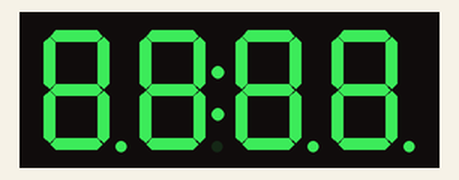
The sketch below on a simulated Arduino Uno, built with avr-gcc and run on an emulated ATmega328P. Parts: 4-digit seven-segment display. At 23.7 s the program stops and its outputs stay as they are.

Above: at 0.1 s.
At 9.1 s:
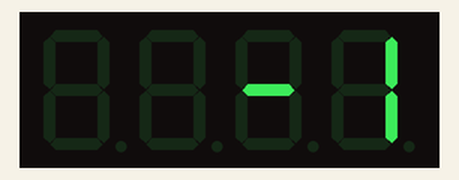
At 11.2 s:
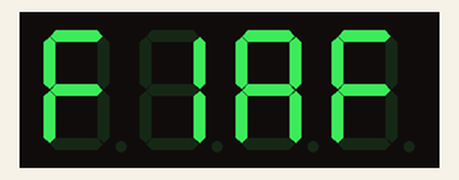
At 11.7 s:
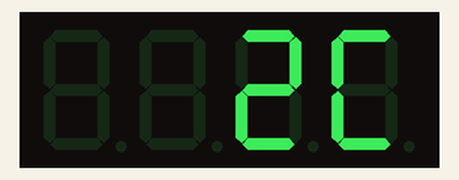
At 12.2 s:
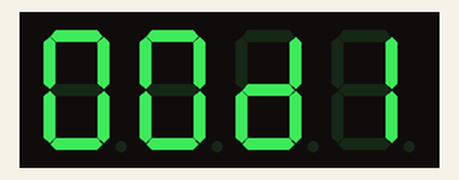
At 23.7 s:
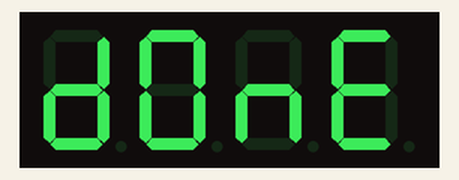

The sketch:

v1.0.ino
```cpp
#include <Arduino.h>
#include <TM1637Display.h>

// Module connection pins (Digital Pins)
#define CLK 9
#define DIO 10

// The amount of time (in milliseconds) between tests
#define TEST_DELAY   500

const uint8_t SEG_DONE[] = {
	SEG_B | SEG_C | SEG_D | SEG_E | SEG_G,           // d
	SEG_A | SEG_B | SEG_C | SEG_D | SEG_E | SEG_F,   // O
	SEG_C | SEG_E | SEG_G,                           // n
	SEG_A | SEG_D | SEG_E | SEG_F | SEG_G            // E
	};

TM1637Display display(CLK, DIO);

void setup(){
}

void loop(){
  int k;
  uint8_t data[] = { 0xff, 0xff, 0xff, 0xff };
  uint8_t blank[] = { 0x00, 0x00, 0x00, 0x00 };
  display.setBrightness(0x0F);

  // All segments on
  display.setSegments(data);
  delay(TEST_DELAY);

  // Selectively set different digits
  data[0] = display.encodeDigit(0);
  data[1] = display.encodeDigit(1);
  data[2] = display.encodeDigit(2);
  data[3] = display.encodeDigit(3);
  display.setSegments(data);
  delay(TEST_DELAY);

  display.clear();
  for(k = 3; k >= 0; k--) {
	display.setSegments(data, 2, k); delay(TEST_DELAY);
  display.clear();
	}

  display.clear();
  display.setSegments(data, 2, 2);
  delay(TEST_DELAY);

  display.clear();
  display.setSegments(data+2, 2, 1);
  delay(TEST_DELAY);

  display.clear();
  display.setSegments(data+1, 3, 1);
  delay(TEST_DELAY);

  // Show decimal numbers with/without leading zeros
  display.showNumberDec(0, false); delay(TEST_DELAY); // Expect: ___0
  display.showNumberDec(0, true); delay(TEST_DELAY); // Expect: 0000
	display.showNumberDec(1, false); delay(TEST_DELAY); // Expect: ___1
  display.showNumberDec(1, true); delay(TEST_DELAY); // Expect: 0001
  display.showNumberDec(301, false); delay(TEST_DELAY); // Expect: _301
  display.showNumberDec(301, true); delay(TEST_DELAY); // Expect: 0301
  display.clear();
  display.showNumberDec(14, false, 2, 1); delay(TEST_DELAY); // Expect: _14_
  display.clear();
  display.showNumberDec(4, true, 2, 2); delay(TEST_DELAY); // Expect: __04
  display.showNumberDec(-1, false); delay(TEST_DELAY); // Expect: __-1
  display.showNumberDec(-12); delay(TEST_DELAY); // Expect: _-12
  display.showNumberDec(-999); delay(TEST_DELAY); // Expect: -999

  display.clear();
  display.showNumberDec(-5, false, 3, 0); delay(TEST_DELAY); // Expect: _-5_
  display.showNumberHexEx(0xf1af); delay(TEST_DELAY); // Expect: f1Af
  display.showNumberHexEx(0x2c); delay(TEST_DELAY); // Expect: __2C
  display.showNumberHexEx(0xd1, 0, true); delay(TEST_DELAY); // Expect: 00d1
  display.clear();
  display.showNumberHexEx(0xd1, 0, true, 2); delay(TEST_DELAY); // Expect: d1__

	// Run through all the dots
	for(k=0; k <= 4; k++) {
		display.showNumberDecEx(0, (0x80 >> k), true);
		delay(TEST_DELAY);
	}

  // Brightness Test
  for(k = 0; k < 4; k++)
	data[k] = 0xff;
  for(k = 0; k < 7; k++) {
    display.setBrightness(k);
    display.setSegments(data);
    delay(TEST_DELAY);
  }

  // On/Off test
  for(k = 0; k < 4; k++) {
    display.setBrightness(7, false);  // Turn off
    display.setSegments(data);
    delay(TEST_DELAY);
    display.setBrightness(7, true); // Turn on
    display.setSegments(data);
    delay(TEST_DELAY);
  }

  // Done!
  display.setSegments(SEG_DONE);

  while(1);
}
```

Measured:
- what the display in image 1 shows lasts 0.6 s, from 9.0 s to 9.6 s
